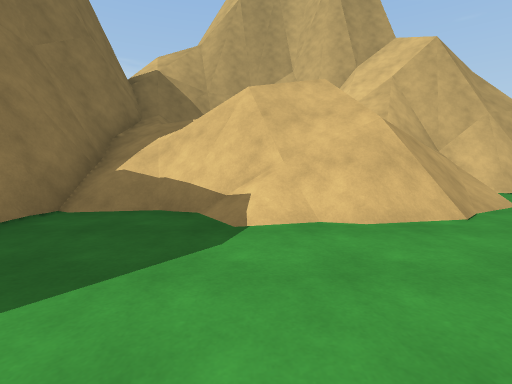
View 1 (above)

16 first-person views from a walk through a Unity game level. The camera is 1.2 m above the floor, tilts 6° down and sees 85° across. The floor is counted in squares, 2 m on a side. Each view is taken from the middle of a square. On the plan, view 1 faces up. The plan holds only what a view shows up to about 9 squares ahead; the rest is blank. The place goes on beyond the plan. The player is left out.

View 2
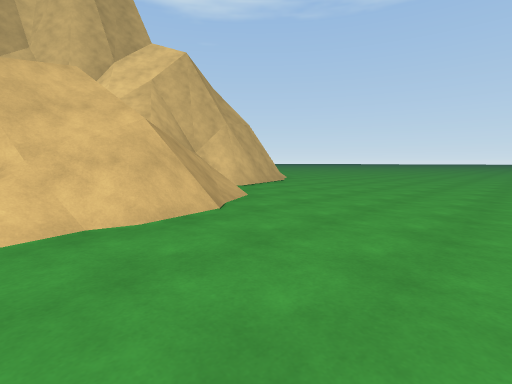

View 3
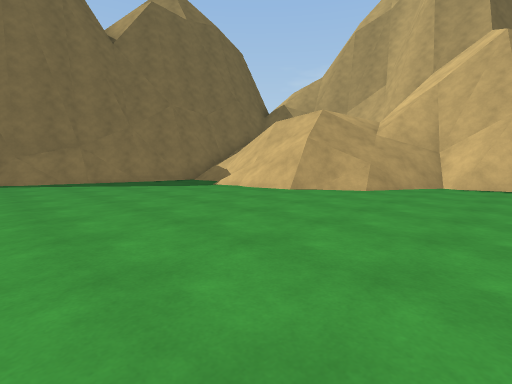

View 4
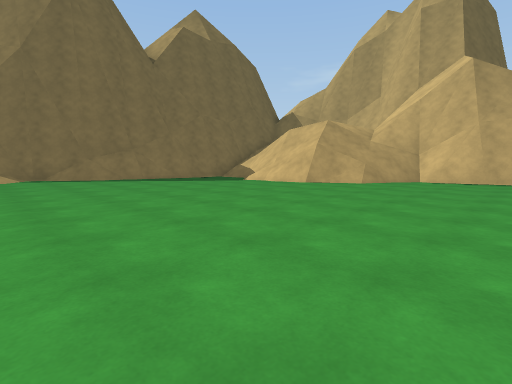

View 5
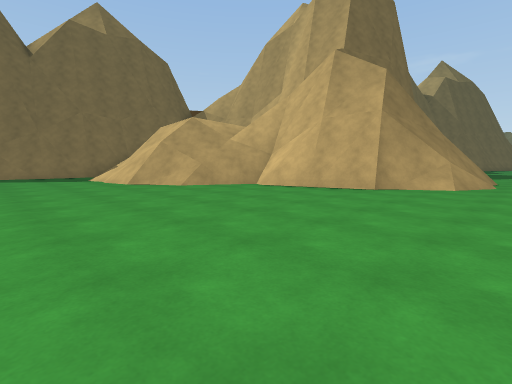

View 6
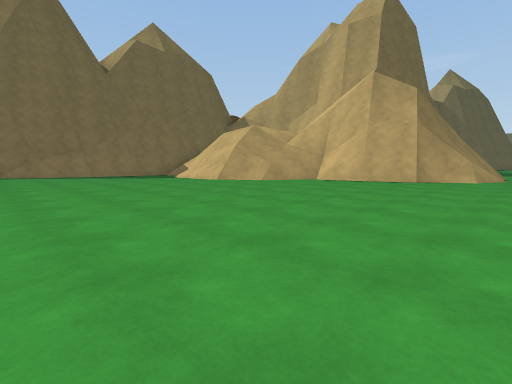

View 7
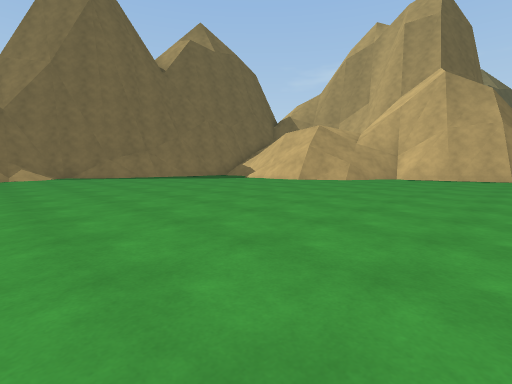

View 8
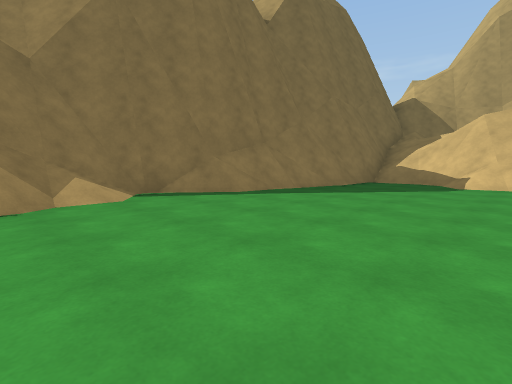

View 9
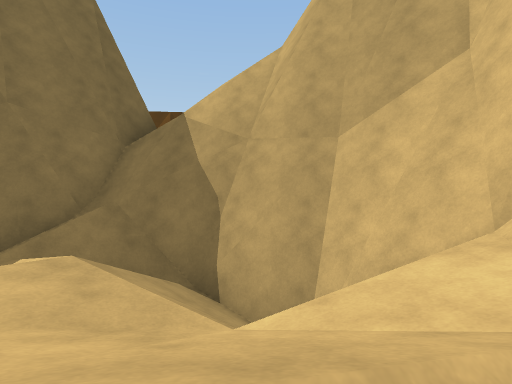

View 10
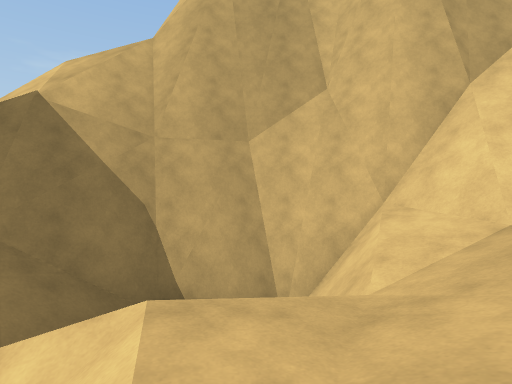

View 11
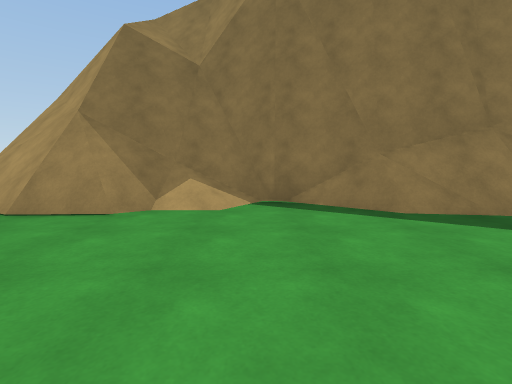

View 12
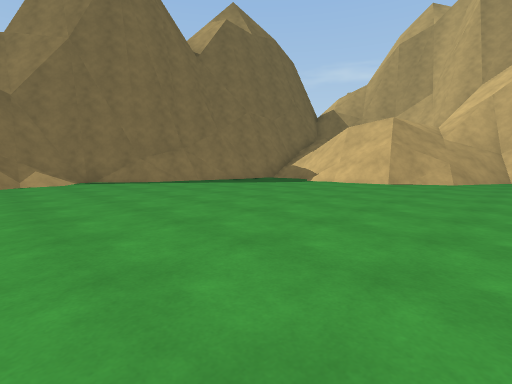

View 13
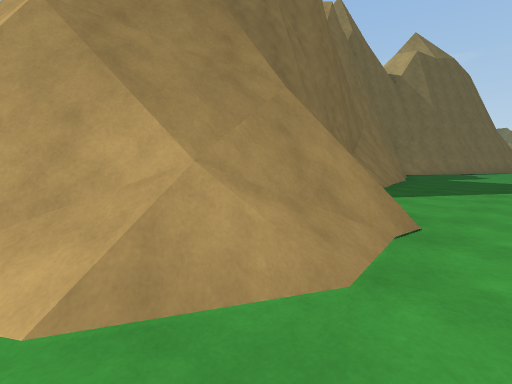

View 14
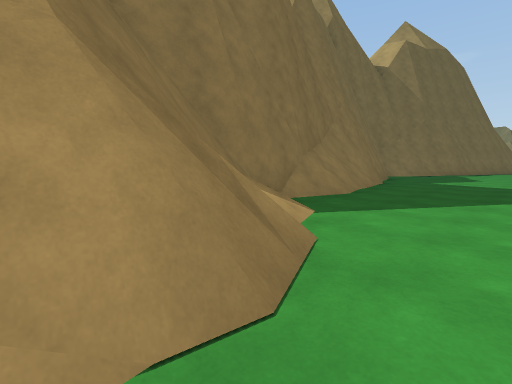

View 15
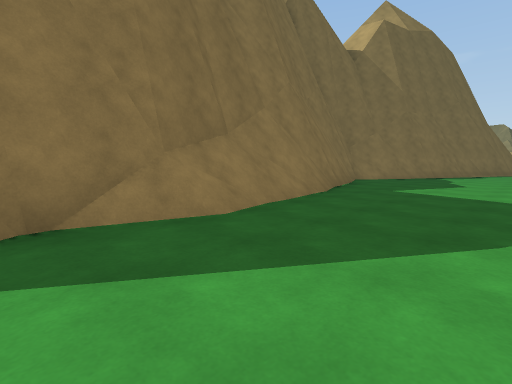

View 16
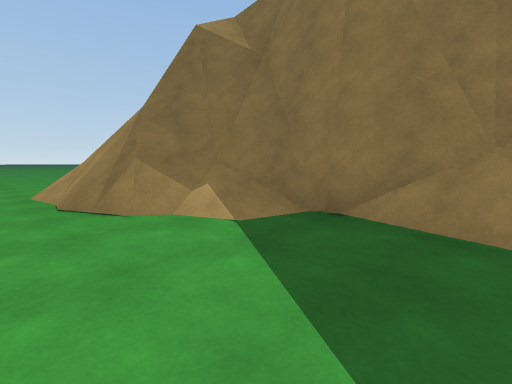

### Floor plan
Key: @ floor where view 1 was taken; # wall or solid block; x gap in a wall; . main floor; : floor 3.25 m higher than the main floor; / step, stairs or slope; = window, fence, low wall or low ledge; ^ raised ledge; v drop or lower ground.
Columns run from 7 left of view 1 to 10 right of it. Each row starts with its distance up from view 1.
 22                ..
 21               ....
 20              #....
 19              #....
 18              #....
 17              #/...
 16              #/...
 15              #/...
 14              #/...
 13              #/...
 12              ##...
 11      ###^     #/..
 10    vxv= ^^^^#v#/=.
  9    ##v^###= vv^/#.
  8    #=##/#//xv^#//.
  7    ##=/////#^^##..
  6     #//://///##...
  5     #///////......
  4     #////=/.......
  3     #..///........
  2    ##.............
  1    #/.............
  0    #/..@..........
 -1   ^/..............
 -2   #/..............
 -3 ^##...............
 -4 ###/............
 -5 =v#/............

Where each view was taken, in squares from view 1:
view 1: 0 up, 0 right, facing up
view 2: 0 up, 0 right, facing up-right
view 3: 2 down, 6 right, facing up-left
view 4: 4 down, 7 right, facing up-left
view 5: 0 up, 10 right, facing up-left
view 6: 3 down, 10 right, facing up-left
view 7: 5 down, 8 right, facing up-left
view 8: 5 down, 1 right, facing up-left
view 9: 6 up, 2 right, facing up-left
view 10: 5 up, 0 right, facing up
view 11: 3 down, 0 right, facing left
view 12: 5 down, 5 right, facing up-left
view 13: 7 up, 10 right, facing up-left
view 14: 9 up, 10 right, facing up-left
view 15: 12 up, 10 right, facing up-left
view 16: 14 up, 10 right, facing down-left
